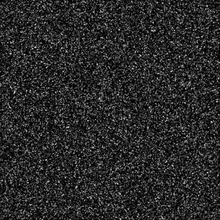
%> input picture image1_a.tif, 220 x 220 px, shrunk from 512 x 512 before the run
$ octave maj_cross_corr_2D.m   (GNU Octave 9; MATLAB toolbox functions it lacks are replaced by stand-ins)
%> lines starting %> are read from the running program, lines starting %| are printed output that depends on the picture
% clear all;
clc;

Image_A = imread('image1_a.tif');
%> Image_A is the input picture: size 220x220 uint8; min 0, max 224, mean 41.8
Image_B = imread('image1_b.tif');
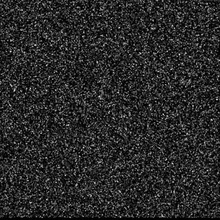
%> input picture image1_b.tif, 220 x 220 px, shrunk from 512 x 512 before the run
%> Image_B is the input picture: size 220x220 uint8; min 0, max 231, mean 41.4

Image_A = im2double(Image_A);
%> Image_A: size 220x220 double
Image_B = im2double(Image_B);
%> Image_B: size 220x220 double


win_size  = input('Enter the window size = ');
%> the answer given: 3
step_size = input('Enter the step size   = ');
%> the answer given: 3


l= 1; m = 1; l1 = 0; m1 = 0;
iter_lim = size(Image_A);
%> iter_lim = [220 220]
for i = 1: ((iter_lim(1)/step_size)-1)
    for j =1: ((iter_lim(2)/step_size)-1)

        A = Image_A(l:l1+win_size, m:m1+win_size);
        B = Image_B(l:l1+win_size, m:m1+win_size);
        % _________________________Cross Correlation ______________________________
        %--------------------------------------------------------------------------
        chk1 = max(max(A))/2;
        chk2 = max(max(B))/2;
        %..........................Mean of Image...................................
        avgA = mean(mean(A));
        avgB = mean(mean(B));
        if avgA > 0
        %....................Standard Deviation of the Image.......................
        stdA = std(std(A));
        stdB = std(std(B));
        %....................Subtractiong Mean from Image .........................
        A = A - avgA;
        B = B - avgB;

        %_____________FFT based algorithm for cross correlation of window _________
        %--------------------------------------------------------------------------
        Ga = fft2(A);
        Gb = fft2(B);
        R = conj(Ga).*Gb;
        r = ifft2(R);

        CII = r/(stdA*stdB);
        CII = fftshift(CII);


        %..............Padding the Cross Corr Matrix...............................
        size_CII = size(CII);
        CII_pad = zeros(size_CII(1)+10, size_CII(2)+10);
        CII_pad(6:end-5, 6:end-5) = CII;
        CII = CII_pad;
        CII(isnan(CII)) = 100;
        size_CII = size(CII);

        %....................Peak detection of cross correlated Image..............

        %........................ Max Value Tracking block ........................

        for i_track = 1:size_CII(1)
            for j_track = 1:size_CII(2)
                if CII(i_track, j_track) == max(max(CII))
                    xa = i_track;
                    ya = j_track;
                end
            end
        end

        %*************Check Block *********


        %...........................Peak Centroid .................................
        %...Three point estimator for determining displacement.....................
        %......................from the correlation data...........................

        Xo_num   = (xa-1)*CII((xa-1), ya) + xa*CII(xa, ya) + (xa+1)*CII((xa+1), ya);
        Xo_denum = CII((xa-1), ya) + CII(xa, ya) + CII((xa+1), ya);
        Yo_num   = (ya-1)*CII(xa, (ya-1))+ ya*CII(xa, ya) + (ya+1)*CII(xa, (ya+1));
        Yo_denum = CII(xa, (ya-1))+ CII(xa, ya) + CII(xa, (ya+1));

        Xo = Xo_num/Xo_denum;
        Yo = Yo_num/Yo_denum;

        %..................Cordinate Allocation ..................................
        X_cord = Yo;
        Y_cord = Xo;


        %_______________________Displacement Block_________________________________
        %________________Positions of peaks on Ist Image___________________________
        %__________________Image A cordinates of X and Y___________________________
        %...............Determining the Centre of Correlation plane......

        X_cord_CII0 = size_CII(2)/2;
        Y_cord_CII0 = size_CII(1)/2;

        %..................Displacement of particle ..............................
        x_disp = (X_cord - X_cord_CII0-1);
        y_disp = (Y_cord - Y_cord_CII0-1);

        %##########################################################################
        %~~~~~~~~~~~~~~~~~~~~~~~~~~~~~~~~~~~~SAVING~~~~~~~~~~~~~~~~~~~~~~~~~~~~~~~~
        u(i, j) = x_disp;
        v(i, j) = y_disp;

        %.................Changing steps............................................
        end
        m = j*step_size; m1 = m;

    end
    l = i*step_size; l1 = l;
    m = 1; m1 = 0;
end
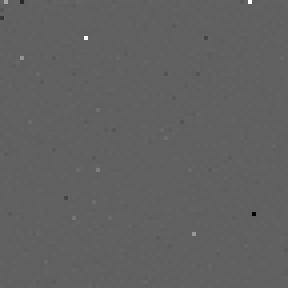
%> v: size 72x72 double (shown 4 times larger); min -141.7, max 227.9, mean -1.2; drawn with min black and max white
%> after the loop, X_cord = 10.57; X_cord_CII0 = 7; Xo = 6.21; Xo_denum = 39.28; Xo_num = 244; Y_cord = 6.21; Y_cord_CII0 = 7; Yo = 10.57; Yo_denum = -8.68; Yo_num = -91.67; r = [-0.0136 0.0142 0.0157 0.0183; 0.0456 0.0365 0.0451 0.0406; 0.056 -0.0613 0.0886 -0.113; -0.0752 -0.0487 0.0239 -0.0723]; size_CII = [14 14]; stdA = 0.0474; stdB = 0.0604; x_disp = 2.57; xa = 6; y_disp = -1.79
